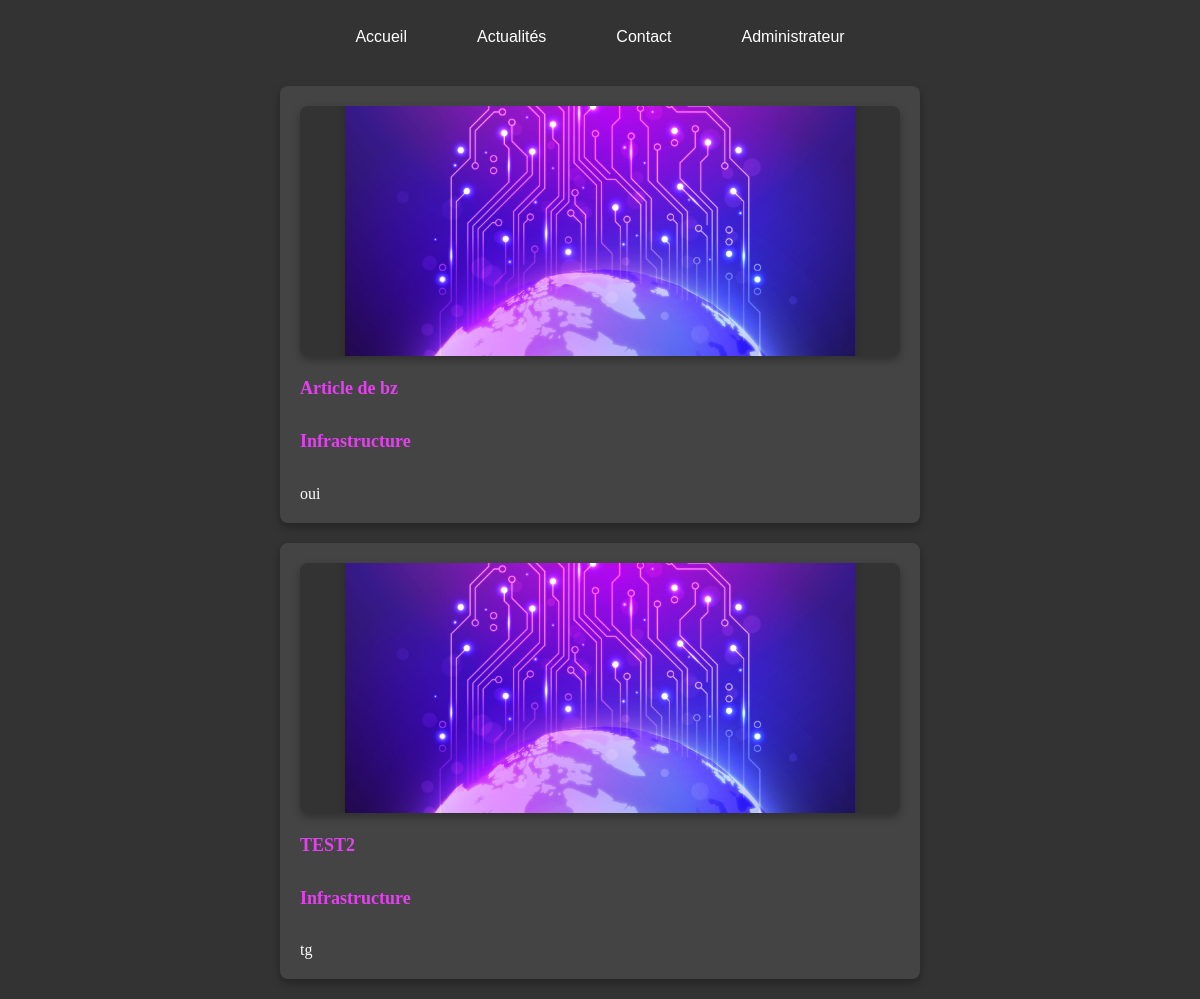
Screenshot of /actualites/infra.php (signed in) with the database file from the repository.
### tables this page shows
CREATE TABLE `articles` (
                            `idArticle` int(11) NOT NULL,
                            `titreArticle` varchar(255) NOT NULL,
                            `imgArticle` varchar(255) NOT NULL,
                            `tagArticle` varchar(255) NOT NULL,
                            `contentArticle` text DEFAULT NULL,
                            `fkuserId` int(11) NOT NULL,
                            `fkcodeTag` int(11) NOT NULL
);

### cli/functions.php (called while the page is built, shortened)
<?php
$host = "localhost";
$username = "root";
$password = "";
$dbname = "techsolution";
$conn = new PDO('mysql:host=' . $host . ';dbname=' . $dbname, $username, $password);
function getArticleByTag($tag) {
    global $conn;
    $sql = "SELECT * FROM articles WHERE tagArticle = :tag";
    $stmt = $conn->prepare($sql);
    $stmt->bindParam(':tag', $tag, PDO::PARAM_STR);
    $stmt->execute();
    return $stmt->fetchAll(PDO::FETCH_ASSOC);
}

### actualites/infra.php (the view, shortened to what this page needs)
<?php
include "../views/layout/header.php";
?>
<body>
<?php
$tag = "Infrastructure";
$articles = getArticleByTag($tag);
foreach ($articles as $article) {
    echo '<div class="article">';
    echo '<div class="img-container">';
    echo '<img src="' . $article['imgArticle'] . '" onerror="this.src=\'../../techsolution/img/main-illustration.jpg\'">';
    echo '</div>';
    echo '<h5><a href="../../techsolution/actualites/article.php?id=' . htmlspecialchars($article['idArticle']) . '">' . htmlspecialchars($article['titreArticle']) . '</a></h5>';
    echo '<h5><a>' . htmlspecialchars($article['tagArticle']) . '</a></h5>';
    echo htmlspecialchars($article['contentArticle']);
    echo '</div>';
}
?>
</body>
</html>

### views/layout/style.css (style rules this page uses)
* { background-color: #333; color: white; }
img { max-width: 85%; height: auto; display: block; margin: 20px auto; border-radius: 8px; box-shadow: 0 4px 8px rgba(0, 0, 0, 0.2); }
.article { background-color: #444; padding: 20px; margin: 20px; border-radius: 8px; box-shadow: 0 4px 8px rgba(0, 0, 0, 0.3); max-width: 600px; margin-left: auto; margin-right: auto; }
.article h5 a { color: #e341ef; text-decoration: none; font-size: 18px; font-weight: bold; margin-bottom: 10px; display: inline-block; background-color: #444; }
.article h5 { background-color: #444444; }
.img-container { display: flex; align-items: center; justify-content: center; overflow: hidden; border-radius: 8px; max-width: 100%; height: 250px; box-shadow: 0 4px 8px rgba(0, 0, 0, 0.3); }
.img-container img { width: 100%; border-radius: 8px; }

### rows the page displays
articles: titreArticle "Article de bz", tagArticle "Infrastructure", contentArticle "oui"
articles: titreArticle "TEST2", tagArticle "Infrastructure", contentArticle "tg"
